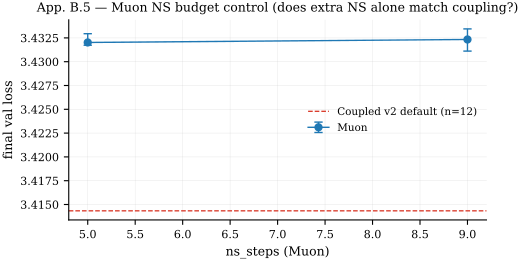

The Python source for this figure:
"""Fig B.5 — Muon NS-budget control: does Coupled's extra NS budget *alone*
explain the gain over plain Muon?

At lr=3e-3, plot final val loss for:
- Muon @ ns_steps ∈ {5, 7, 9, 12, ...}     (the ablation `muon_ns_budget` sweep)
- Coupled @ default settings (a reference line)
"""
from __future__ import annotations

import sys
from pathlib import Path

import matplotlib.pyplot as plt
import pandas as pd

sys.path.insert(0, str(Path(__file__).resolve().parent))
from _common import DATA_DIR, OPT_COLOR, save_fig, setup_mpl
from _stats import bootstrap_median_ci


def main() -> None:
    setup_mpl()
    a = pd.read_parquet(DATA_DIR / "coupled_muon_ablation_summary.parquet")
    muon = a[(a["optimizer"] == "muon") & (a["lr"] == 3e-3) & (~a["diverged"].astype(bool))]
    if "ns_steps" not in muon.columns or muon["ns_steps"].nunique() <= 1:
        # Fallback: this ablation may not have ns_steps variation yet.
        fig, ax = plt.subplots(figsize=(5.4, 2.4))
        ax.text(0.5, 0.5, "(Muon NS-budget sweep not yet synced\nor only single ns_steps value present)",
                ha="center", va="center", transform=ax.transAxes, fontsize=8, color="0.4")
        ax.set_axis_off()
        save_fig(fig, "figB5_ns_budget")
        return

    grouped = muon.groupby("ns_steps")["final_val_loss"].apply(list).reset_index()
    fig, ax = plt.subplots(figsize=(5.4, 2.6))
    xs, meds, los, his = [], [], [], []
    for _, row in grouped.iterrows():
        ci = bootstrap_median_ci(row["final_val_loss"])
        xs.append(int(row["ns_steps"]))
        meds.append(ci.median); los.append(ci.lo); his.append(ci.hi)
    ax.errorbar(xs, meds, yerr=[[m - lo for m, lo in zip(meds, los)],
                                [hi - m for m, hi in zip(meds, his)]],
                fmt="o-", color=OPT_COLOR["muon"], capsize=3, lw=1.0, markersize=5, label="Muon")
    coup = a[(a["optimizer"] == "coupled_muon_v2") & (a["lr"] == 3e-3) &
             (a["coupled_steps"] == 4) & (a["final_polish"]) &
             (a["couple_qk"]) & (a["couple_vo"]) & (a["couple_updown"]) &
             (~a["diverged"].astype(bool))]["final_val_loss"].tolist()
    if coup:
        ci_c = bootstrap_median_ci(coup)
        ax.axhline(ci_c.median, color=OPT_COLOR["coupled_muon_v2"], lw=0.9, ls="--",
                   label=f"Coupled v2 default (n={ci_c.n})")
    ax.set_xlabel("ns_steps (Muon)")
    ax.set_ylabel("final val loss")
    ax.set_title("App. B.5 — Muon NS budget control (does extra NS alone match coupling?)")
    ax.legend(frameon=False, fontsize=7.5)
    save_fig(fig, "figB5_ns_budget")


if __name__ == "__main__":
    main()
